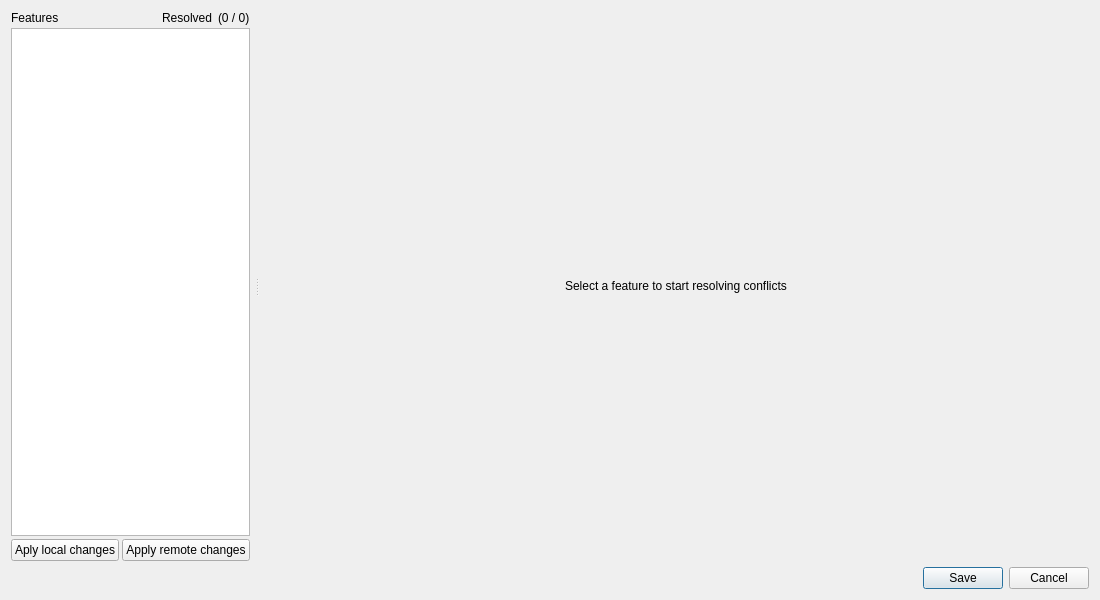
<?xml version="1.0" encoding="UTF-8"?>
<ui version="4.0">
 <class>ResolvingDialogBase</class>
 <widget class="QDialog" name="ResolvingDialogBase">
  <property name="geometry">
   <rect>
    <x>0</x>
    <y>0</y>
    <width>1100</width>
    <height>600</height>
   </rect>
  </property>
  <property name="windowTitle">
   <string/>
  </property>
  <layout class="QVBoxLayout" name="verticalLayout">
   <item>
    <widget class="QWidget" name="content" native="true">
     <property name="sizePolicy">
      <sizepolicy hsizetype="Expanding" vsizetype="Expanding">
       <horstretch>0</horstretch>
       <verstretch>0</verstretch>
      </sizepolicy>
     </property>
     <layout class="QVBoxLayout" name="verticalLayout_2">
      <property name="leftMargin">
       <number>0</number>
      </property>
      <property name="topMargin">
       <number>0</number>
      </property>
      <property name="rightMargin">
       <number>0</number>
      </property>
      <property name="bottomMargin">
       <number>0</number>
      </property>
      <item>
       <widget class="QSplitter" name="splitter">
        <property name="orientation">
         <enum>Qt::Horizontal</enum>
        </property>
        <property name="handleWidth">
         <number>8</number>
        </property>
        <property name="childrenCollapsible">
         <bool>false</bool>
        </property>
        <widget class="QWidget" name="left_side" native="true">
         <property name="sizePolicy">
          <sizepolicy hsizetype="Preferred" vsizetype="Preferred">
           <horstretch>1</horstretch>
           <verstretch>0</verstretch>
          </sizepolicy>
         </property>
         <layout class="QVBoxLayout" name="verticalLayout_3">
          <property name="spacing">
           <number>3</number>
          </property>
          <property name="leftMargin">
           <number>0</number>
          </property>
          <property name="topMargin">
           <number>0</number>
          </property>
          <property name="rightMargin">
           <number>3</number>
          </property>
          <property name="bottomMargin">
           <number>0</number>
          </property>
          <item>
           <widget class="QWidget" name="features_header" native="true">
            <property name="sizePolicy">
             <sizepolicy hsizetype="Preferred" vsizetype="Preferred">
              <horstretch>0</horstretch>
              <verstretch>0</verstretch>
             </sizepolicy>
            </property>
            <property name="minimumSize">
             <size>
              <width>0</width>
              <height>0</height>
             </size>
            </property>
            <layout class="QHBoxLayout" name="horizontalLayout">
             <property name="leftMargin">
              <number>0</number>
             </property>
             <property name="topMargin">
              <number>0</number>
             </property>
             <property name="rightMargin">
              <number>0</number>
             </property>
             <property name="bottomMargin">
              <number>0</number>
             </property>
             <item>
              <widget class="QLabel" name="features_label">
               <property name="sizePolicy">
                <sizepolicy hsizetype="Expanding" vsizetype="Preferred">
                 <horstretch>0</horstretch>
                 <verstretch>0</verstretch>
                </sizepolicy>
               </property>
               <property name="text">
                <string>Features</string>
               </property>
              </widget>
             </item>
             <item>
              <widget class="QLabel" name="resolved_label">
               <property name="text">
                <string>Resolved</string>
               </property>
              </widget>
             </item>
             <item>
              <widget class="QLabel" name="resolved_count_label">
               <property name="text">
                <string>(0 / 0)</string>
               </property>
              </widget>
             </item>
            </layout>
           </widget>
          </item>
          <item>
           <widget class="QListView" name="features_view">
            <property name="selectionMode">
             <enum>QAbstractItemView::ExtendedSelection</enum>
            </property>
           </widget>
          </item>
          <item>
           <layout class="QHBoxLayout" name="horizontalLayout_3">
            <property name="topMargin">
             <number>0</number>
            </property>
            <item>
             <widget class="QPushButton" name="apply_local_button">
              <property name="text">
               <string>Aply local changes</string>
              </property>
             </widget>
            </item>
            <item>
             <widget class="QPushButton" name="apply_remote_button">
              <property name="text">
               <string>Apply remote changes</string>
              </property>
             </widget>
            </item>
           </layout>
          </item>
         </layout>
        </widget>
        <widget class="QWidget" name="right_side" native="true">
         <property name="sizePolicy">
          <sizepolicy hsizetype="Expanding" vsizetype="Preferred">
           <horstretch>4</horstretch>
           <verstretch>0</verstretch>
          </sizepolicy>
         </property>
         <layout class="QVBoxLayout" name="verticalLayout_4">
          <property name="leftMargin">
           <number>2</number>
          </property>
          <property name="topMargin">
           <number>0</number>
          </property>
          <property name="rightMargin">
           <number>0</number>
          </property>
          <property name="bottomMargin">
           <number>0</number>
          </property>
          <item>
           <widget class="QStackedWidget" name="stacked_widget">
            <property name="sizePolicy">
             <sizepolicy hsizetype="Expanding" vsizetype="Expanding">
              <horstretch>0</horstretch>
              <verstretch>0</verstretch>
             </sizepolicy>
            </property>
            <property name="currentIndex">
             <number>0</number>
            </property>
            <widget class="QWidget" name="welcome_page">
             <layout class="QVBoxLayout" name="verticalLayout_5">
              <item>
               <widget class="QLabel" name="welcome_label">
                <property name="text">
                 <string>Select a feature to start resolving conflicts</string>
                </property>
                <property name="alignment">
                 <set>Qt::AlignCenter</set>
                </property>
               </widget>
              </item>
             </layout>
            </widget>
            <widget class="QWidget" name="updates_page">
             <layout class="QVBoxLayout" name="verticalLayout_6">
              <property name="leftMargin">
               <number>0</number>
              </property>
              <property name="topMargin">
               <number>0</number>
              </property>
              <property name="rightMargin">
               <number>0</number>
              </property>
              <property name="bottomMargin">
               <number>0</number>
              </property>
              <item>
               <widget class="QWidget" name="updates_header" native="true">
                <property name="sizePolicy">
                 <sizepolicy hsizetype="Preferred" vsizetype="Preferred">
                  <horstretch>0</horstretch>
                  <verstretch>0</verstretch>
                 </sizepolicy>
                </property>
                <property name="minimumSize">
                 <size>
                  <width>0</width>
                  <height>0</height>
                 </size>
                </property>
                <layout class="QHBoxLayout" name="horizontalLayout_2">
                 <property name="leftMargin">
                  <number>0</number>
                 </property>
                 <property name="topMargin">
                  <number>0</number>
                 </property>
                 <property name="rightMargin">
                  <number>0</number>
                 </property>
                 <property name="bottomMargin">
                  <number>0</number>
                 </property>
                 <item>
                  <widget class="QLabel" name="updates_label">
                   <property name="sizePolicy">
                    <sizepolicy hsizetype="Expanding" vsizetype="Preferred">
                     <horstretch>0</horstretch>
                     <verstretch>0</verstretch>
                    </sizepolicy>
                   </property>
                   <property name="text">
                    <string>Changes</string>
                   </property>
                  </widget>
                 </item>
                </layout>
               </widget>
              </item>
              <item>
               <widget class="QScrollArea" name="updates_scroll_area">
                <property name="frameShape">
                 <enum>QFrame::NoFrame</enum>
                </property>
                <property name="widgetResizable">
                 <bool>true</bool>
                </property>
                <widget class="QWidget" name="updates_scroll_area_content">
                 <property name="geometry">
                  <rect>
                   <x>0</x>
                   <y>0</y>
                   <width>783</width>
                   <height>522</height>
                  </rect>
                 </property>
                 <layout class="QVBoxLayout" name="verticalLayout_10">
                  <property name="leftMargin">
                   <number>0</number>
                  </property>
                  <property name="topMargin">
                   <number>0</number>
                  </property>
                  <property name="rightMargin">
                   <number>0</number>
                  </property>
                  <property name="bottomMargin">
                   <number>0</number>
                  </property>
                  <item>
                   <widget class="QWidget" name="updates_widget" native="true">
                    <property name="sizePolicy">
                     <sizepolicy hsizetype="Preferred" vsizetype="Maximum">
                      <horstretch>0</horstretch>
                      <verstretch>0</verstretch>
                     </sizepolicy>
                    </property>
                    <layout class="QGridLayout" name="gridLayout">
                     <property name="topMargin">
                      <number>0</number>
                     </property>
                     <item row="0" column="3">
                      <widget class="QWidget" name="updates_empty_widget_3" native="true"/>
                     </item>
                     <item row="0" column="2">
                      <widget class="QLabel" name="local_label">
                       <property name="text">
                        <string>Local</string>
                       </property>
                       <property name="alignment">
                        <set>Qt::AlignCenter</set>
                       </property>
                      </widget>
                     </item>
                     <item row="0" column="5">
                      <widget class="QWidget" name="updates_empty_widget_4" native="true"/>
                     </item>
                     <item row="0" column="4">
                      <widget class="QLabel" name="result_label">
                       <property name="text">
                        <string>Result</string>
                       </property>
                       <property name="alignment">
                        <set>Qt::AlignCenter</set>
                       </property>
                      </widget>
                     </item>
                     <item row="0" column="0">
                      <widget class="QWidget" name="updates_empty_widget_1" native="true">
                       <property name="sizePolicy">
                        <sizepolicy hsizetype="Preferred" vsizetype="Expanding">
                         <horstretch>0</horstretch>
                         <verstretch>0</verstretch>
                        </sizepolicy>
                       </property>
                      </widget>
                     </item>
                     <item row="0" column="6">
                      <widget class="QLabel" name="remote_label">
                       <property name="text">
                        <string>Remote</string>
                       </property>
                       <property name="alignment">
                        <set>Qt::AlignCenter</set>
                       </property>
                      </widget>
                     </item>
                     <item row="0" column="1">
                      <widget class="QWidget" name="updates_empty_widget_2" native="true"/>
                     </item>
                    </layout>
                   </widget>
                  </item>
                  <item>
                   <spacer name="verticalSpacer">
                    <property name="orientation">
                     <enum>Qt::Vertical</enum>
                    </property>
                    <property name="sizeHint" stdset="0">
                     <size>
                      <width>20</width>
                      <height>40</height>
                     </size>
                    </property>
                   </spacer>
                  </item>
                 </layout>
                </widget>
               </widget>
              </item>
             </layout>
            </widget>
            <widget class="QWidget" name="update_delete_page">
             <layout class="QVBoxLayout" name="verticalLayout_15">
              <property name="leftMargin">
               <number>0</number>
              </property>
              <property name="topMargin">
               <number>0</number>
              </property>
              <property name="rightMargin">
               <number>0</number>
              </property>
              <property name="bottomMargin">
               <number>0</number>
              </property>
              <item>
               <widget class="QWidget" name="update_delete_header" native="true">
                <layout class="QHBoxLayout" name="horizontalLayout_4">
                 <property name="leftMargin">
                  <number>0</number>
                 </property>
                 <property name="topMargin">
                  <number>0</number>
                 </property>
                 <property name="rightMargin">
                  <number>0</number>
                 </property>
                 <property name="bottomMargin">
                  <number>0</number>
                 </property>
                 <item>
                  <widget class="QLabel" name="update_delete_label">
                   <property name="text">
                    <string>Changes</string>
                   </property>
                  </widget>
                 </item>
                </layout>
               </widget>
              </item>
              <item>
               <widget class="QScrollArea" name="update_delete_scroll_area">
                <property name="frameShape">
                 <enum>QFrame::NoFrame</enum>
                </property>
                <property name="widgetResizable">
                 <bool>true</bool>
                </property>
                <widget class="QWidget" name="update_delete_scroll_area_content">
                 <property name="geometry">
                  <rect>
                   <x>0</x>
                   <y>0</y>
                   <width>178</width>
                   <height>40</height>
                  </rect>
                 </property>
                 <layout class="QVBoxLayout" name="verticalLayout_9">
                  <property name="leftMargin">
                   <number>0</number>
                  </property>
                  <property name="topMargin">
                   <number>0</number>
                  </property>
                  <property name="rightMargin">
                   <number>0</number>
                  </property>
                  <property name="bottomMargin">
                   <number>0</number>
                  </property>
                  <item>
                   <widget class="QWidget" name="update_delete_widget" native="true">
                    <layout class="QGridLayout" name="update_delete_widget_2">
                     <item row="0" column="2">
                      <widget class="QRadioButton" name="update_delete_local_radiobutton">
                       <property name="text">
                        <string>Local</string>
                       </property>
                      </widget>
                     </item>
                     <item row="0" column="0">
                      <widget class="QWidget" name="update_delete_empty_widget_1" native="true">
                       <property name="sizePolicy">
                        <sizepolicy hsizetype="Minimum" vsizetype="Preferred">
                         <horstretch>0</horstretch>
                         <verstretch>0</verstretch>
                        </sizepolicy>
                       </property>
                      </widget>
                     </item>
                     <item row="0" column="3">
                      <widget class="QRadioButton" name="update_delete_remote_radiobutton">
                       <property name="layoutDirection">
                        <enum>Qt::RightToLeft</enum>
                       </property>
                       <property name="text">
                        <string>Remote</string>
                       </property>
                      </widget>
                     </item>
                     <item row="0" column="1">
                      <widget class="QWidget" name="update_delete_empty_widget_2" native="true"/>
                     </item>
                    </layout>
                   </widget>
                  </item>
                  <item>
                   <spacer name="verticalSpacer_2">
                    <property name="orientation">
                     <enum>Qt::Vertical</enum>
                    </property>
                    <property name="sizeHint" stdset="0">
                     <size>
                      <width>20</width>
                      <height>475</height>
                     </size>
                    </property>
                   </spacer>
                  </item>
                 </layout>
                </widget>
               </widget>
              </item>
             </layout>
            </widget>
            <widget class="QWidget" name="delete_update_page">
             <layout class="QVBoxLayout" name="verticalLayout_7">
              <property name="leftMargin">
               <number>0</number>
              </property>
              <property name="topMargin">
               <number>0</number>
              </property>
              <property name="rightMargin">
               <number>0</number>
              </property>
              <property name="bottomMargin">
               <number>0</number>
              </property>
              <item>
               <widget class="QWidget" name="delete_update_header" native="true">
                <layout class="QHBoxLayout" name="horizontalLayout_4">
                 <property name="leftMargin">
                  <number>0</number>
                 </property>
                 <property name="topMargin">
                  <number>0</number>
                 </property>
                 <property name="rightMargin">
                  <number>0</number>
                 </property>
                 <property name="bottomMargin">
                  <number>0</number>
                 </property>
                 <item>
                  <widget class="QLabel" name="delete_update_label">
                   <property name="text">
                    <string>Changes</string>
                   </property>
                  </widget>
                 </item>
                </layout>
               </widget>
              </item>
              <item>
               <widget class="QScrollArea" name="delete_update_scroll_area">
                <property name="frameShape">
                 <enum>QFrame::NoFrame</enum>
                </property>
                <property name="horizontalScrollBarPolicy">
                 <enum>Qt::ScrollBarAlwaysOff</enum>
                </property>
                <property name="widgetResizable">
                 <bool>true</bool>
                </property>
                <widget class="QWidget" name="delete_update_scroll_area_content">
                 <property name="geometry">
                  <rect>
                   <x>0</x>
                   <y>0</y>
                   <width>178</width>
                   <height>40</height>
                  </rect>
                 </property>
                 <layout class="QVBoxLayout" name="verticalLayout_8">
                  <property name="leftMargin">
                   <number>0</number>
                  </property>
                  <property name="topMargin">
                   <number>0</number>
                  </property>
                  <property name="rightMargin">
                   <number>0</number>
                  </property>
                  <property name="bottomMargin">
                   <number>0</number>
                  </property>
                  <item>
                   <widget class="QWidget" name="delete_update_widget" native="true">
                    <layout class="QGridLayout" name="delete_update_widget_2">
                     <item row="0" column="2">
                      <widget class="QRadioButton" name="delete_update_local_radiobutton">
                       <property name="text">
                        <string>Local</string>
                       </property>
                      </widget>
                     </item>
                     <item row="0" column="0">
                      <widget class="QWidget" name="delete_update_empty_widget_1" native="true">
                       <property name="sizePolicy">
                        <sizepolicy hsizetype="Minimum" vsizetype="Preferred">
                         <horstretch>0</horstretch>
                         <verstretch>0</verstretch>
                        </sizepolicy>
                       </property>
                      </widget>
                     </item>
                     <item row="0" column="3">
                      <widget class="QRadioButton" name="delete_update_remote_radiobutton">
                       <property name="layoutDirection">
                        <enum>Qt::RightToLeft</enum>
                       </property>
                       <property name="text">
                        <string>Remote</string>
                       </property>
                      </widget>
                     </item>
                     <item row="0" column="1">
                      <widget class="QWidget" name="delete_update_empty_widget_2" native="true"/>
                     </item>
                    </layout>
                   </widget>
                  </item>
                  <item>
                   <spacer name="verticalSpacer_2">
                    <property name="orientation">
                     <enum>Qt::Vertical</enum>
                    </property>
                    <property name="sizeHint" stdset="0">
                     <size>
                      <width>20</width>
                      <height>40</height>
                     </size>
                    </property>
                   </spacer>
                  </item>
                 </layout>
                </widget>
               </widget>
              </item>
             </layout>
            </widget>
           </widget>
          </item>
         </layout>
        </widget>
       </widget>
      </item>
     </layout>
    </widget>
   </item>
   <item>
    <layout class="QHBoxLayout" name="footer_layout">
     <item>
      <widget class="QDialogButtonBox" name="button_box">
       <property name="orientation">
        <enum>Qt::Horizontal</enum>
       </property>
       <property name="standardButtons">
        <set>QDialogButtonBox::Cancel|QDialogButtonBox::Save</set>
       </property>
      </widget>
     </item>
    </layout>
   </item>
  </layout>
 </widget>
 <resources/>
 <connections/>
</ui>
